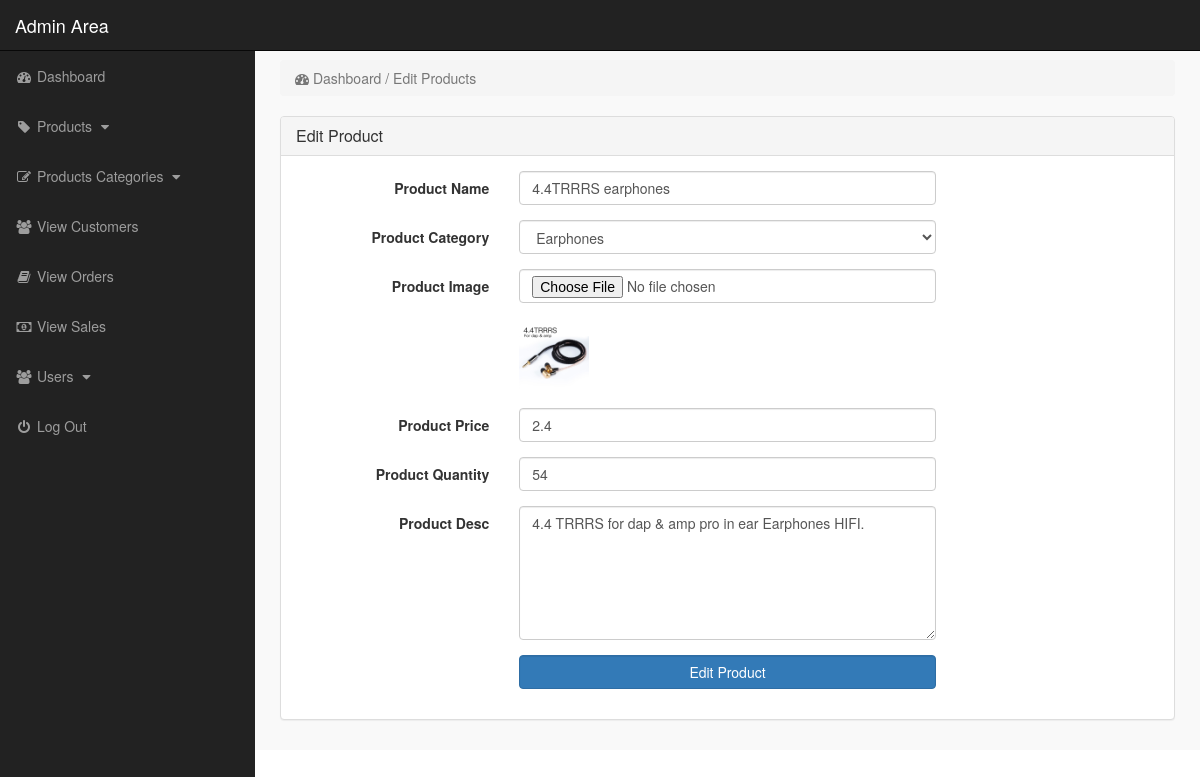
/admin_area/index.php?edit_product=1 (signed in), run on the app's committed database.
### tables this page shows
CREATE TABLE IF NOT EXISTS `product` (
  `id_pro` int UNSIGNED NOT NULL AUTO_INCREMENT,
  `p_name` varchar(50) NOT NULL,
  `p_desc` varchar(255) NOT NULL,
  `p_qte` int NOT NULL,
  `p_price` double NOT NULL,
  `p_image` varchar(255) NOT NULL,
  `p_available` tinyint(1) NOT NULL,
  `id_cat` int UNSIGNED DEFAULT NULL,
  PRIMARY KEY (`id_pro`),
  KEY `id_cat` (`id_cat`)
);

### admin_area/edit_product.php (the view, shortened to what this page needs)
<?php
		$link=connect();
?>
<?php
    if(isset($_GET['edit_product'])){
        $p_id = $_GET['edit_product'];
        $sql = "select * from product where id_pro='$p_id';";
        $res = mysqli_query($link,$sql);
        $pro = mysqli_fetch_array($res);
        $p_name = $pro['p_name'];
        $p_cat = $pro['id_cat'];
        $p_image = $pro['p_image'];
        $p_price = $pro['p_price'];
        $p_desc = $pro['p_desc'];
        $p_qte=$pro['p_qte'];
    }
?>
<!DOCTYPE html>
<html lang="en">
<head>
</head>
<body>
<div class="row">
    <div class="col-lg-12">
        <ol class="breadcrumb">
            <li class="active">
                <i class="fa fa-dashboard"></i> Dashboard / Edit Products
            </li>
        </ol>
    </div>
</div>
<div class="row">
    <div class="col-lg-12">
        <div class="panel panel-default">
           <div class="panel-heading">
               <h3 class="panel-title">
                    Edit Product
               </h3>
           </div>
               <div class="panel-body">
               <form method="post" class="form-horizontal" enctype="multipart/form-data">
                   <div class="form-group">
                      <label class="col-md-3 control-label"> Product Name </label>
                      <div class="col-md-6">
                          <input name="p_name" type="text" class="form-control" value="<?php echo $p_name;?>"required>
                      </div>
                   </div>
                   <div class="form-group">
                      <label class="col-md-3 control-label"> Product Category </label>
                      <div class="col-md-6">
                          <select name="p_cat" class="form-control">
                              <?php
                              $sql = "select * from categories where c_available='1';";
                              $res = mysqli_query($link,$sql);
                              while ($row_p_cats=mysqli_fetch_array($res)){
                                  $id_cat = $row_p_cats['id_cat'];
                                  $cat_name = $row_p_cats['cat_name'];
                                 if($id_cat==$p_cat){
                                  echo "<option value='$id_cat' selected> $cat_name </option>";
                                 }
								 else  echo "<option value='$id_cat' > $cat_name </option>";
                              }
                              ?>
                          </select>
                      </div>
                   </div>
                   <div class="form-group">
                      <label class="col-md-3 control-label"> Product Image  </label>
                      <div class="col-md-6">
                          <input name="p_image" type="file" class="form-control" required>
                          <br>
                          <img width="70" height="70" src="product_images/<?php echo $p_image; ?>" alt="<?php echo $p_image; ?>">
                      </div>
                   </div>
                   <div class="form-group">
                      <label class="col-md-3 control-label"> Product Price </label>
                      <div class="col-md-6">
                          <input name="p_price" type="text" class="form-control" value="<?php echo $p_price;?>"
						  oninput="this.value = this.value.replace(/[^0-9.]/g, '').replace(/(\..*?)\..*/g, '$1');" required>
                      </div>
                   </div>
				   <div class="form-group">
                      <label class="col-md-3 control-label"> Product Quantity </label>
                      <div class="col-md-6">
                          <input name="p_qte" type="text" class="form-control" value="<?php echo $p_qte;?>"
						  oninput="this.value = this.value.replace(/[^0-9.]/g, '').replace(/(\..*?)\..*/g, '$1');" required>
                      </div>
                   </div>
                   <div class="form-group">
                      <label class="col-md-3 control-label"> Product Desc </label>
                      <div class="col-md-6">
                          <textarea name="p_desc" cols="19" rows="6" class="form-control" ><?php echo $p_desc;?></textarea>
                      </div>
                   </div>
                   <div class="form-group">
                      <label class="col-md-3 control-label"></label>
                      <div class="col-md-6">
                          <input name="update" value="Edit Product" type="submit" class="btn btn-primary form-control">
                      </div>
                   </div>
               </form>
           </div>
        </div>
    </div>
</div>
</body>
</html>

### admin_area/css/style.css (style rules this page uses)
body { margin-top: 100px; }
@media (min-width: 768px) { body { margin-top: 50px; } }

### data on the page
product: p_name "4.4TRRRS earphones", p_image (picture), p_price "2.4", p_qte "54", p_desc "4.4 TRRRS for dap & amp pro in ear Earphones HIFI."

### other printed values
form field p_cat "Earphones"
